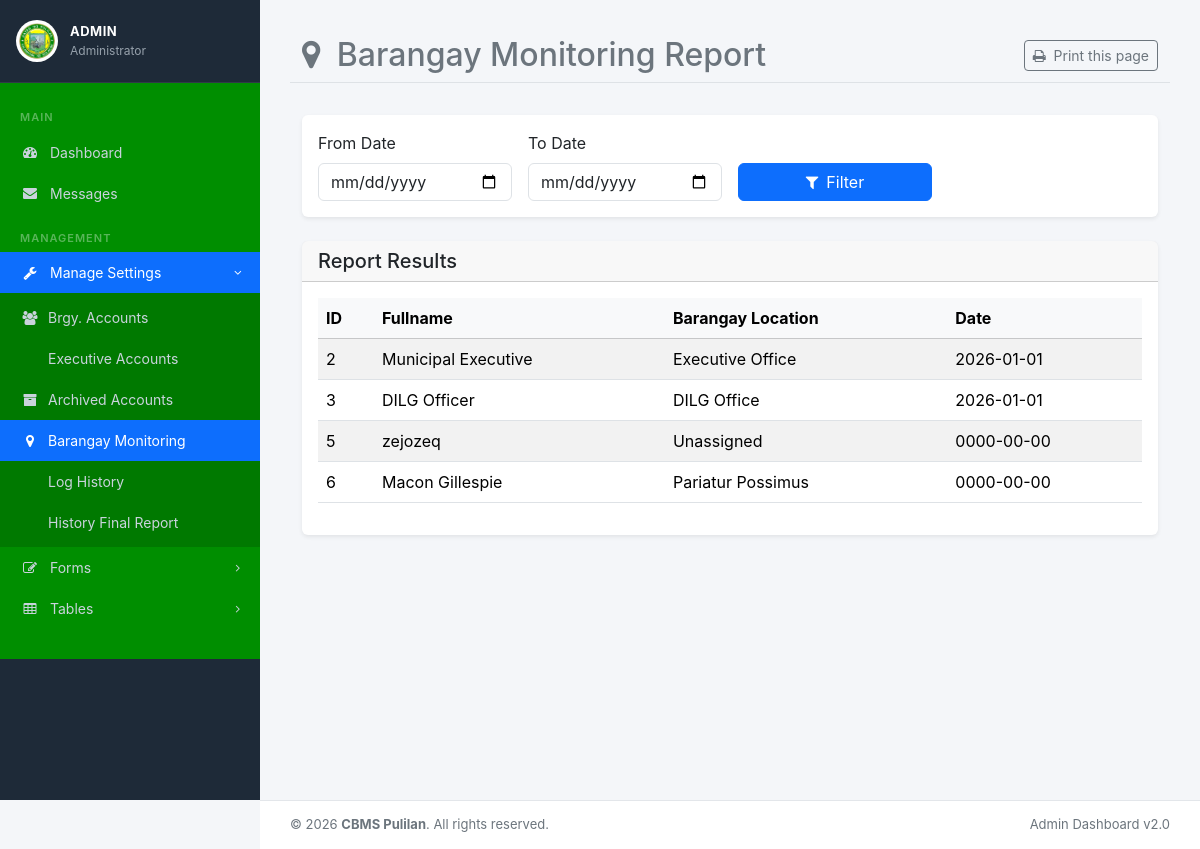
The app's page /admin/brgymonitoring.php (signed in) with its own data.
### tables this page shows
CREATE TABLE IF NOT EXISTS `mainuser_acc` (
  `user_id` int NOT NULL AUTO_INCREMENT,
  `brgy_location` varchar(225) NOT NULL,
  `name` varchar(80) NOT NULL,
  `position` varchar(50) NOT NULL,
  `gender` varchar(50) NOT NULL,
  `username` varchar(100) NOT NULL,
  `password` varchar(255) NOT NULL,
  `brgy_id` int NOT NULL,
  `email` varchar(100) NOT NULL,
  `contact` varchar(20) NOT NULL,
  `registered_voter` text NOT NULL,
  `no_son` int NOT NULL,
  `no_daughter` int NOT NULL,
  `no_nephew` int NOT NULL,
  `no_niece` int NOT NULL,
  `no_purok` text NOT NULL,
  `major_sources` text NOT NULL,
  `brgy_classification` text NOT NULL,
  `char_brgy` text NOT NULL,
  `male_tanod` int NOT NULL DEFAULT '0',
  `female_tanod` int NOT NULL DEFAULT '0',
  `male_health_worker` int NOT NULL DEFAULT '0',
  `female_health_worker` int NOT NULL DEFAULT '0',
  `male_nutrition_scholar` int NOT NULL DEFAULT '0',
  `female_nutrition_scholar` int NOT NULL DEFAULT '0',
  `male_purok_leaders` int NOT NULL DEFAULT '0',
  `female_purok_leaders` int NOT NULL DEFAULT '0',
  `male_librarian` int NOT NULL DEFAULT '0',
  `female_librarian` int NOT NULL DEFAULT '0',
  `male_day_care_worker` int NOT NULL DEFAULT '0',
  `female_day_care_worker` int NOT NULL DEFAULT '0',
  `male_utility_worker` int NOT NULL DEFAULT '0',
  `female_utility_worker` int NOT NULL DEFAULT '0',
  `province` text NOT NULL,
  `address` text NOT NULL,
  `city_municipality` text NOT NULL,
  `purok_district` text NOT NULL,
  `civil_status` text NOT NULL,
  `type` varchar(100) NOT NULL,
  `date` date NOT NULL,
  `date_created` timestamp NOT NULL DEFAULT CURRENT_TIMESTAMP,
  `visibility` tinyint(1) DEFAULT '0',
  `logo` varchar(255) DEFAULT NULL,
  `edit_status` varchar(100) NOT NULL DEFAULT 'disabled',
  `edit_notif` varchar(100) NOT NULL DEFAULT 'UNSEEN',
  `activate` tinyint(1) NOT NULL DEFAULT '0',
  PRIMARY KEY (`user_id`)
);

### admin/brgymonitoring.php (the view, shortened to what this page needs)
<?php
include __DIR__ . '/navbar.php';
?>
<div class="container-fluid">
    <div class="row mb-3">
        <div class="col-12 d-flex justify-content-between align-items-center mt-3 mb-3 border-bottom pb-2">
            <h2 class="text-secondary mb-0">
                <i class="fa fa-map-marker me-2"></i> Barangay Monitoring Report
            </h2>
            <button class="btn btn-sm btn-outline-secondary" id="printpagebutton" onclick="printpage()">
                <i class="fa fa-print me-1"></i> Print this page
            </button>
        </div>
    </div>
    <div class="card shadow-sm border-0 mb-4">
        <div class="card-body">
            <form class="row g-3 align-items-end" id="filterForm">
                <div class="col-md-3"><label for="from_date" class="form-label">From Date</label><input type="date" name="from_date" id="from_date" class="form-control"></div>
                <div class="col-md-3"><label for="to_date" class="form-label">To Date</label><input type="date" name="to_date" id="to_date" class="form-control"></div>
                <div class="col-md-3"><button type="button" name="filter" id="filter" class="btn btn-primary w-100"><i class="fa fa-filter me-2"></i>Filter</button></div>
            </form>
        </div>
    </div>
    <div class="card shadow-sm border-0">
        <div class="card-header">
            <h5 class="card-title mb-0">Report Results</h5>
        </div>
        <div class="card-body" id="brgy_table">
            <div class="table-responsive">
                <table class="table table-striped table-hover">
                    <thead class="table-light">
                          <tr>
                               <th>ID</th>
                               <th>Fullname</th>
                               <th>Barangay Location</th>
                               <th>Date</th>
                          </tr>
                    </thead>
                    <tbody>
                     <?php
                     $query = "SELECT * FROM mainuser_acc WHERE type IN ('brgy_official','executive','dilg') ORDER BY user_id ASC";
                     $result = mysqli_query($connection, $query);
                     while($row = mysqli_fetch_array($result))
                     {
                     ?>
                          <tr>
                               <td><?php echo $row["user_id"]; ?></td>
                               <td><?php echo $row["name"]; ?></td>
                                <td><?php echo $row["brgy_location"]; ?></td>
                                <td><?php echo $row["date"]; ?></td>
                          </tr>
                     <?php
                     }
                     ?>
                    </tbody>
                </table>
            </div>
        </div>
    </div>
</div>

### assets/css/admin-layout.css (style rules this page uses)
:root { --sidebar-width: 260px; --sidebar-bg: #1e2a38; --sidebar-bg-active: #2b3a4d; --sidebar-accent: #0d6efd; --sidebar-text: #c9d3dc; --sidebar-text-active: #ffffff; }
* { box-sizing: border-box; }
body { background-color: #f4f6f9; margin: 0; font-family: -apple-system, BlinkMacSystemFont, "Segoe UI", Roboto, Arial, sans-serif; }

### records on screen
mainuser_acc: user_id "2", name "Municipal Executive", brgy_location "Executive Office", date "2026-01-01"
mainuser_acc: user_id "3", name "DILG Officer", brgy_location "DILG Office", date "2026-01-01"
mainuser_acc: user_id "5", name "zejozeq", brgy_location "Unassigned", date "0000-00-00"
mainuser_acc: user_id "6", name "Macon Gillespie", brgy_location "Pariatur Possimus", date "0000-00-00"

### other values on screen
$_SESSION['username'] "ADMIN"
